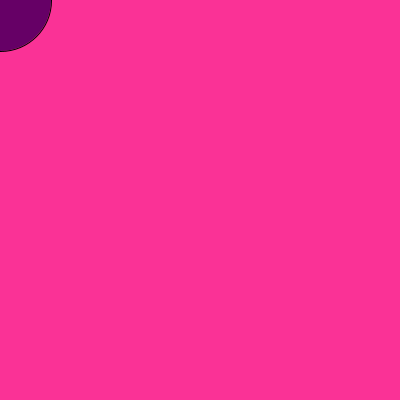
Frame 1 (no input)
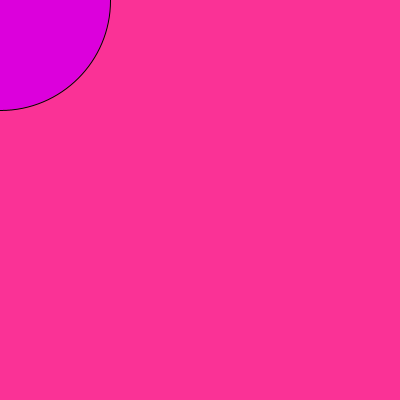
Frame 60 (the mouse pressed at the canvas centre just before this capture)
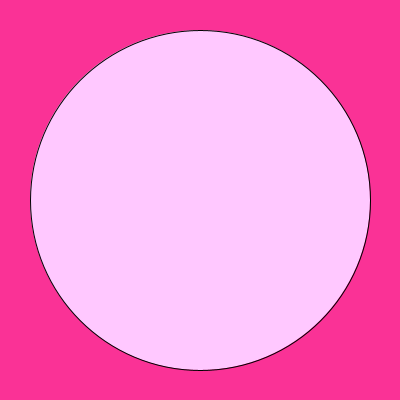
Frame 120 (the mouse held since frame 60 and released just before this capture)

The Processing sketch that drew these frames (run headless with seeded random() and noise(); from frame 60 on, the mouse is pressed at the canvas centre):

// Processing sketch: processing_113277
// ── processing_113277.pde

int diameter=100;

void setup(){
  size(400,400);
}

void draw(){
  background(250,50,150);
  diameter=diameter+2;
  fill(diameter,mouseY,diameter);
  ellipse(mouseX,mouseY,diameter,diameter);
}
